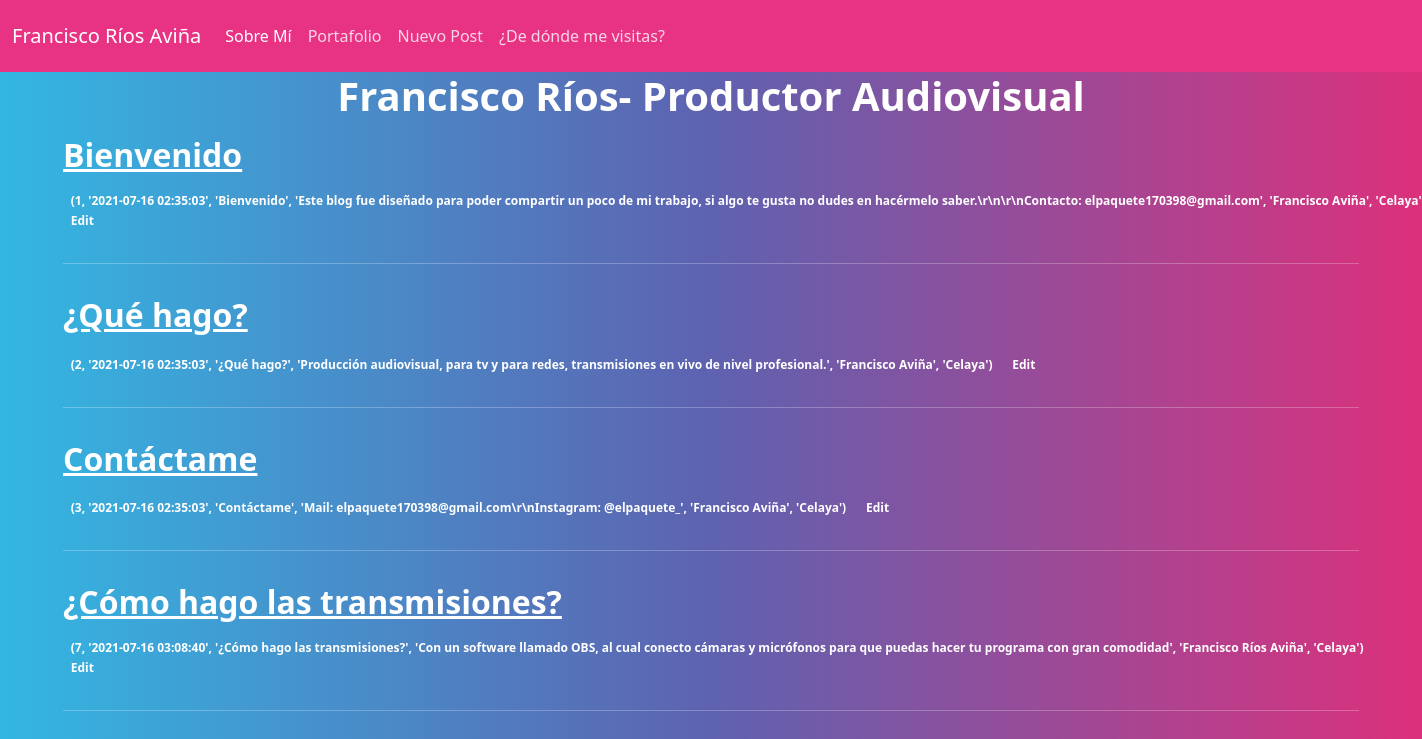
/index, run on the app's committed database.
### tables this page shows
CREATE TABLE posts (
    id INTEGER PRIMARY KEY AUTOINCREMENT,
    created TIMESTAMP NOT NULL DEFAULT CURRENT_TIMESTAMP,
    title TEXT NOT NULL,
    content TEXT NOT NULL,
    autor TEXT NOT NULL,
    lugar TEXT NOT NULL);

### app.py (the view)
@app.route('/')
@app.route('/index')
def index():
    conn = get_db_connection()
    cursor = conn.cursor()
    newline = '\n'
    result = cursor.execute("SELECT name FROM sqlite_master WHERE type = 'table'").fetchall()
    table_names = sorted(list(zip(*result))[0])
    print ("\n columnames for " + newline.join(table_names))
    for row in conn.execute('SELECT * FROM posts'):
        print(row)
    posts = conn.execute('SELECT * FROM posts').fetchall()
    conn.close()
    return render_template('index.html', posts=posts)

### app.py (called while the page is built)
def get_db_connection():
    conn = sqlite3.connect('database.sqlite3')
    try:
        cur.execute("INSERT INTO posts (title, content, autor, lugar) VALUES (?, ?, ?, ?)",
            ('Primer Post', 'Contenido para el primer post', 'Francisco Aviña', 'Celaya')
            )
        cur.execute("INSERT INTO posts (title, content, autor, lugar) VALUES (?, ?, ?, ?)",
                    ('Segundo Post', 'Contenido para el segundo post', 'Francisco Aviña', 'Celaya')
                    )
        cur.execute("INSERT INTO posts (title, content, autor, lugar) VALUES (?, ?, ?, ?)",
                    ('Tercer Post', 'Contenido para el tercer post', 'Francisco Aviña', 'Celaya')
                    )
        conn.commit()
    except:
        print('Database already create')
    print('si se conecta')
    return conn

### templates/index.html (shortened to what this page needs)
<link rel="stylesheet" type="text/css" href="static/css/quartz.css">
{% extends 'base.html' %}
{% block content %}
    <center><h1 style="color:white;" >{% block title %} Francisco Ríos- Productor Audiovisual {% endblock %}</h1></center>
    {% for post in posts %}
        <a href="{{ url_for('post', post_id=post[0]) }}">
            <h2>{{ post[2] }}</h2>
        </a>
        <span class="badge badge-primary">{{ post }}</span>
        <a href="{{ url_for('edit', id=post[0]) }}">
            <span class="badge badge-warning">Edit</span>
        </a>
        <hr>
    {% endfor %}
{% endblock %}

### templates/base.html (shortened to what this page needs)
<!DOCTYPE html>
<html lang="en">
  <head>
    <link rel="stylesheet" type="text/css" href="static/css/quartz.css">
  </head>
  <body>
    <nav class="navbar navbar-expand-lg navbar-dark bg-primary">
  <div class="container-fluid">
    <a class="navbar-brand" href="{{ url_for('index')}}">Francisco Ríos Aviña</a>
    <div class="collapse navbar-collapse" id="navbarColor01">
      <ul class="navbar-nav me-auto">
        <li class="nav-item">
          <a class="nav-link active" href="info">Sobre Mí
          </a>
        </li>
        <li class="nav-item">
          <a class="nav-link" href="portafolio">Portafolio</a>
        </li>
        <li class="nav-item">
          <a class="nav-link" href="create">Nuevo Post</a>
        </li>
        <li class="nav-item">
          <a class="nav-link" href="registro">¿De dónde me visitas?</a>
        </li>
          </div>
    </div>
</nav>
    <div class="container">
        {% block content %} {% endblock %}
    </div>
  </body>
</html>

### data on the page
posts: title "Bienvenido", post "(1, '2021-07-16 02:35:03', 'Bienvenido', 'Este blog fue diseñado para poder compartir un poco de mi trabajo, si algo te gusta no dudes en hacérmelo saber.\\r\\n\\r\\nContacto: elpaquete170398@gmail.com', 'Francisco Aviña',…"
posts: title "¿Qué hago?", post "(2, '2021-07-16 02:35:03', '¿Qué hago?', 'Producción audiovisual, para tv y para redes, transmisiones en vivo de nivel profesional.', 'Francisco Aviña', 'Celaya')"
posts: title "Contáctame", post "(3, '2021-07-16 02:35:03', 'Contáctame', 'Mail: elpaquete170398@gmail.com\\r\\nInstagram: @elpaquete_', 'Francisco Aviña', 'Celaya')"
posts: title "¿Cómo hago las transmisiones?", post "(7, '2021-07-16 03:08:40', '¿Cómo hago las transmisiones?', 'Con un software llamado OBS, al cual conecto cámaras y micrófonos para que puedas hacer tu programa con gran comodidad', 'Francisco Ríos Aviña', 'Celaya')"
